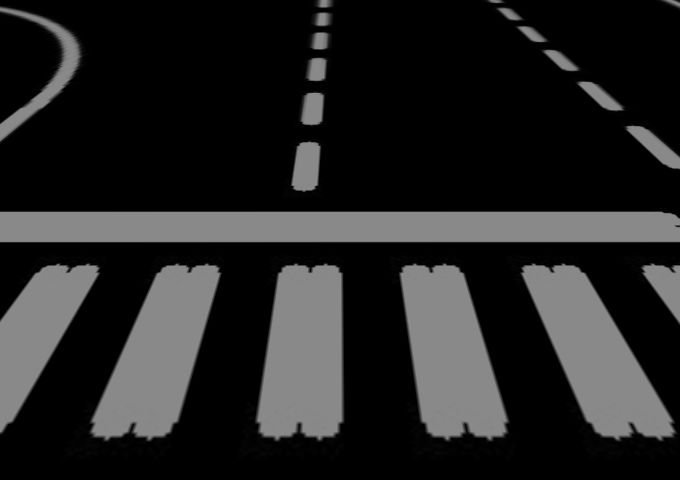
#> input picture Stitchers/Right.png, 680 x 480 px
$ python stitching4.py
#> lines starting #> are read from the running program, lines starting #| are printed output that depends on the picture; after the words box and inside, x2 and y2 are one past the last pixel; in counts of white or black regions, pixels touching at a corner belong together
import cv2
import numpy as np
import matplotlib.pyplot as plt
from random import randrange

# https://towardsdatascience.com/image-stitching-using-opencv-817779c86a83
img_ = cv2.imread('Right.png')
#> img_ is the input picture: shape (480, 680, 3); min 0, max 148, mean 37
img1 = cv2.cvtColor(img_,cv2.COLOR_BGR2GRAY)
img = cv2.imread('Left.png')
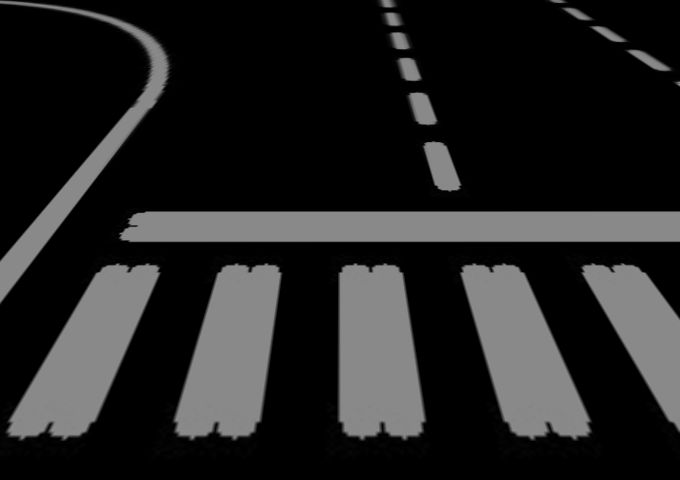
#> input picture Stitchers/Left.png, 680 x 480 px
#> img is the input picture: shape (480, 680, 3); min 0, max 148, mean 35.9
img2 = cv2.cvtColor(img,cv2.COLOR_BGR2GRAY)

sift = cv2.xfeatures2d.SIFT_create()
# find the keypoints and descriptors with SIFT
kp1, des1 = sift.detectAndCompute(img1,None)
#> kp1 = 245 keypoints; strongest (x, y, size): (317, 70, 13.2), (322, 19, 8.3), (302, 387, 61), (144, 396, 56.8)
kp2, des2 = sift.detectAndCompute(img2,None)
#> kp2 = 222 keypoints; strongest (x, y, size): (409, 70, 13.2), (400, 41, 10.4), (392, 19, 8.3), (379, 387, 60.8)

bf = cv2.BFMatcher()
matches = bf.knnMatch(des1,des2, k=2)
#> matches = 245 matches

# Apply ratio test
good = []
for m in matches:
    if m[0].distance < 0.5*m[1].distance:
        good.append(m)
        matches = np.asarray(good)
#> after the loop, good = 32 matches

if len(matches[:,0]) >= 4:
    src = np.float32([ kp1[m.queryIdx].pt for m in matches[:,0] ]).reshape(-1,1,2)
#> src = 32 rows, first 8: [37.76, 270.1], [64.82, 267.6], [108.1, 421.1], [125.7, 429.8], [176.3, 312.4], [181.2, 263.5], [193.7, 268.8], [193.9, 265.6]
    dst = np.float32([ kp2[m.trainIdx].pt for m in matches[:,0] ]).reshape(-1,1,2)
#> dst = 32 rows, first 8: [642.9, 269.8], [124.9, 267.5], [191.7, 419.1], [133.7, 268.6], [241.7, 313.8], [240.6, 263.1], [133.7, 268.6], [134, 265.5]
    H, masked = cv2.findHomography(src, dst, cv2.RANSAC, 5.0)
#> H = [[1.01, -0.151, -20.56], [0.00231, 1, -0.399], [8.75e-06, -4.57e-06, 1]]; masked = 32 values, max 1 at index 6, min 0 at index 0, mean 0.531
#print H
else:
    raise AssertionError('Can t find enough keypoints.')

dst = cv2.warpPerspective(img_,H,(img.shape[1] + img_.shape[1], img.shape[0]))
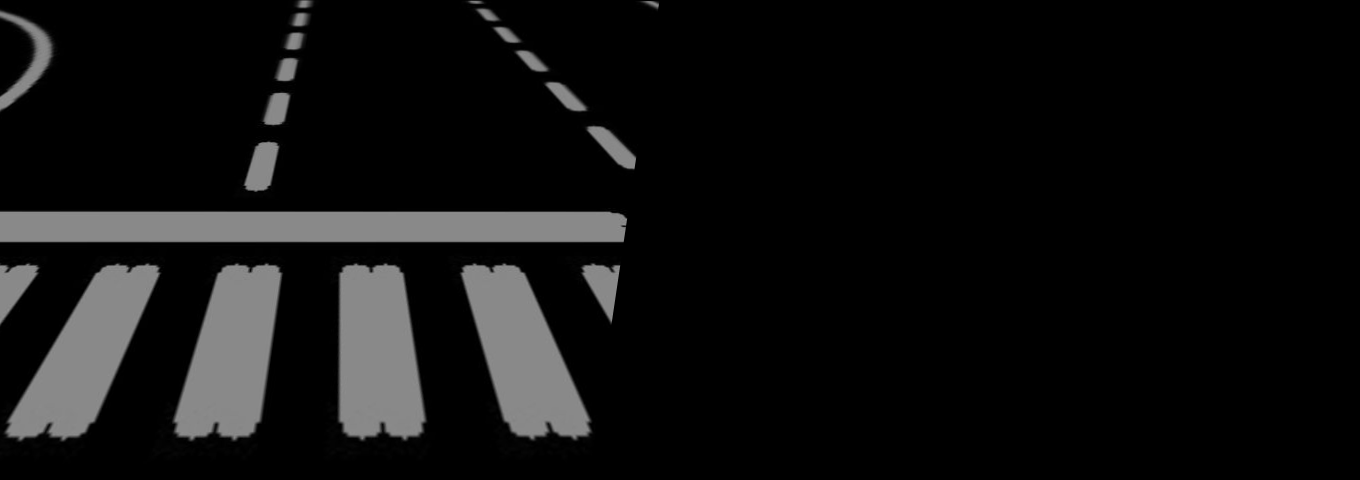
#> dst: shape (480, 1360, 3); min 0, max 147, mean 16.6
# [4 lines of commented-out code are left out]
plt.figure()
dst[0:img.shape[0], 0:img.shape[1]] = img
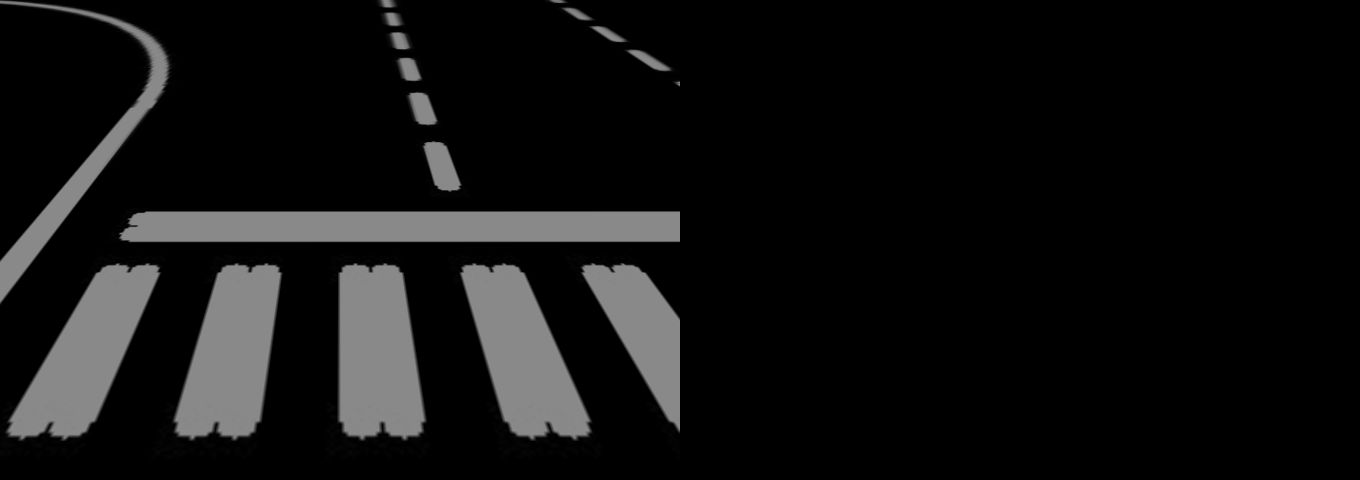
#> dst: shape (480, 1360, 3); 13.22% of pixels changed, all inside (x1, y1, x2, y2) = (0, 0, 680, 464)
#cv2.imwrite('output.jpg',dst)

plt.imshow(dst)
plt.show()
